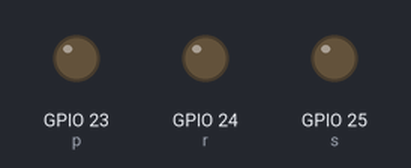
The program below on a simulated Raspberry Pi (BCM pin numbers). On the bench: output pins drawn as LEDs (lit = HIGH).

Above: at 0.05 s.
At 0.5 s:
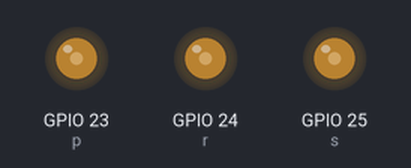
At 1.0 s:
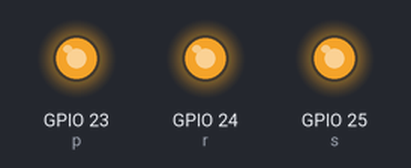
At 1.5 s:
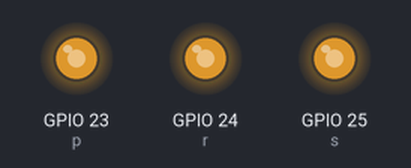
At 2.0 s:
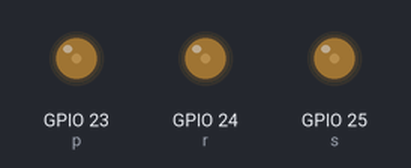
Timing chart, 0 to 5.1 s (numbered marks = the images above):
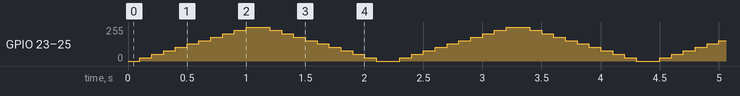

The program:

pwm_led.py
```python
import RPi.GPIO as GPIO
import time

GPIO.setwarnings(False)
GPIO.setmode(GPIO.BCM)

GPIO.setup(23, GPIO.OUT)
GPIO.setup(24, GPIO.OUT)
GPIO.setup(25, GPIO.OUT)

p = GPIO.PWM(23, 310)
r = GPIO.PWM(24, 310)
s = GPIO.PWM(25, 310)

p.start(0)
r.start(0)
s.start(0)

try:
	while True:
		for dc in range(0, 101, 10):
			p.ChangeDutyCycle(dc)
			r.ChangeDutyCycle(dc)
			s.ChangeDutyCycle(dc)
			time.sleep(0.1)
		for dc in range(100, -1, -10):
			p.ChangeDutyCycle(dc)
			r.ChangeDutyCycle(dc)
			s.ChangeDutyCycle(dc)
			time.sleep(0.1)
except KeyboardInterrupt:
	pass
p.stop()
r.stop()
s.stop()
GPIO.cleanup()
```
